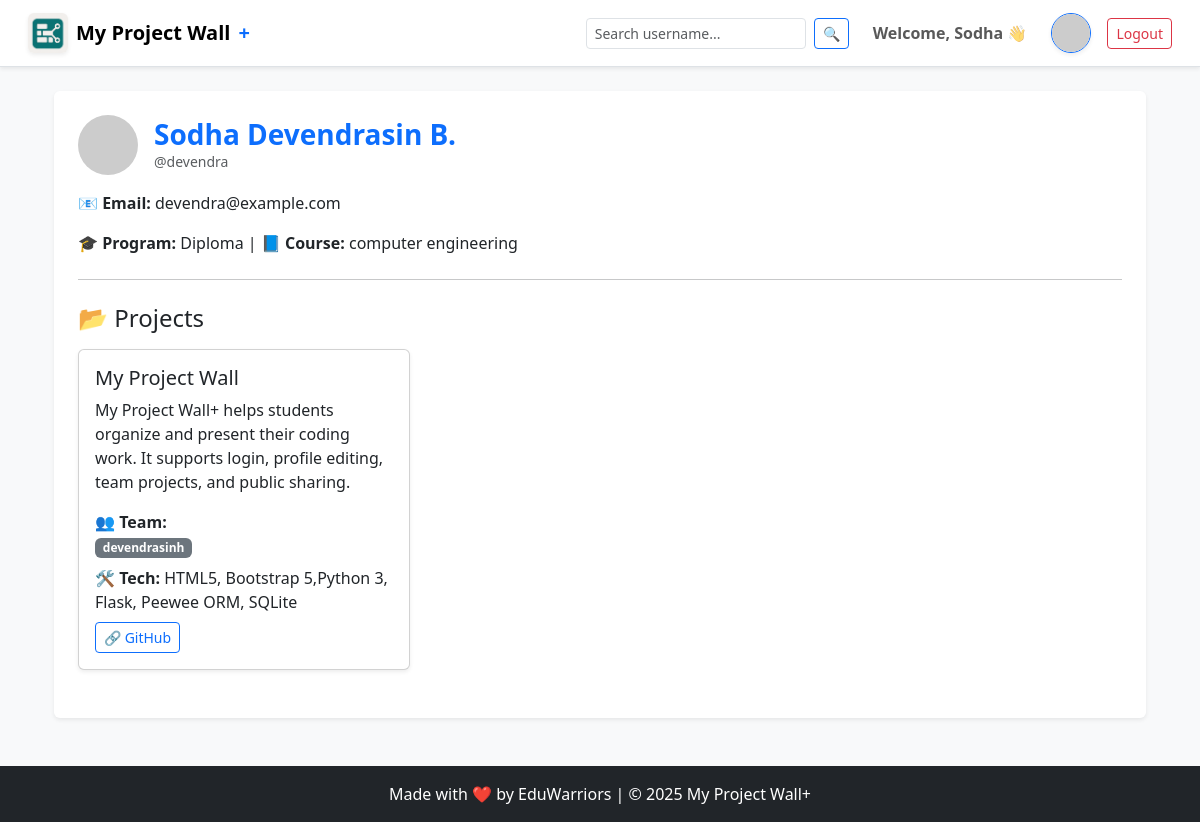
Page /user/devendra (signed in) on the committed database.
### models.py (models this page shows)
class BaseModel(Model):
    class Meta:
        database = db

class User(BaseModel, UserMixin):
    name = CharField()
    email = CharField(unique=True)
    username = CharField(unique=True)
    password = CharField()
    dob = CharField(null=True)              # Date of Birth
    program = CharField()                   # Diploma / Degree
    course = CharField()                    # Course name
    avatar_url = CharField()                # DiceBear avatar URL

class Project(BaseModel):
    title = CharField()
    description = TextField()
    github_url = CharField(null=True)
    tech_stack = CharField(null=True)
    team_members = CharField(null=True, default="")  # Comma-separated
    is_favorite = BooleanField(default=False)
    user = ForeignKeyField(User, backref='projects')

### operations.py (the view)
@ops_bp.route('/user/<username>')
def public_profile(username):
    user = User.get_or_none(User.username == username)
    if not user:
        return "User not found", 404
    projects = Project.select().where(Project.user == user)
    return render_template('public_profile.html', user=user, projects=projects)

### main.py (called while the page is built)
@login_manager.user_loader
def load_user(user_id):
    return User.get_or_none(User.id == int(user_id))

### templates/public_profile.html (shortened to what this page needs)
{% extends "base.html" %}
{% block content %}
<div class="container mt-4">
  <div class="bg-white p-4 rounded shadow-sm">
    <div class="d-flex align-items-center mb-3">
      <img src="{{ user.avatar_url }}" alt="Avatar" class="me-3" style="width: 60px; height: 60px; border-radius: 50%; object-fit: cover;">
      <div>
        <h3 class="fw-bold text-primary mb-0">{{ user.name }}</h3>
        <p class="text-muted small mb-0">@{{ user.username }}</p>
      </div>
    </div>
    <p><strong>📧 Email:</strong> {{ user.email }}</p>
    <p><strong>🎓 Program:</strong> {{ user.program }} | <strong>📘 Course:</strong> {{ user.course }}</p>
    <hr class="my-4">
    <h4 class="mb-3">📂 Projects</h4>
    {% if projects %}
      <div class="row">
        {% for project in projects %}
          <div class="col-md-4 mb-4">
            <div class="card h-100 shadow-sm">
              <div class="card-body">
                <h5 class="card-title">{{ project.title }}</h5>
                <p class="card-text">{{ project.description }}</p>
                {% if project.team_members %}
                  <p class="mb-2"><strong>👥 Team:</strong><br>
                    {% for member in project.team_members.split(',') %}
                      <span class="badge bg-secondary me-1">{{ member.strip() }}</span>
                    {% endfor %}
                  </p>
                {% endif %}
                {% if project.tech_stack %}
                  <p class="mb-2"><strong>🛠️ Tech:</strong> {{ project.tech_stack }}</p>
                {% endif %}
                {% if project.github_url %}
                  <a href="{{ project.github_url }}" target="_blank" class="btn btn-sm btn-outline-primary">🔗 GitHub</a>
                {% endif %}
              </div>
            </div>
          </div>
        {% endfor %}
      </div>
    {% else %}
      <div class="alert alert-info">This user hasn't added any projects yet.</div>
    {% endif %}
  </div>
</div>
{% endblock %}

### templates/base.html (shortened to what this page needs)
<!DOCTYPE html>
<html lang="en">
<head>
  <link href="https://cdn.jsdelivr.net/npm/bootstrap@5.3.3/dist/css/bootstrap.min.css" rel="stylesheet">
  <link rel="stylesheet" href="https://cdnjs.cloudflare.com/ajax/libs/animate.css/4.1.1/animate.min.css"/>
</head>
<body class="bg-light">
  <nav class="navbar navbar-expand-lg navbar-light bg-white border-bottom shadow-sm sticky-top px-3">
    <div class="container-fluid">
      <a class="navbar-brand fw-bold d-flex align-items-center gap-2" href="/">
        <img src="{{ url_for('static', filename='MPW_logo_only.png') }}" alt="Logo" width="40" height="40" class="rounded shadow-sm">
        My Project Wall<span class="text-primary">+</span>
      </a>
      <div class="collapse navbar-collapse justify-content-end" id="mainNavbar">
        <form method="GET" action="/user-search" class="d-flex me-3">
          <input type="text" name="username" class="form-control form-control-sm me-2" placeholder="Search username..." required>
          <button class="btn btn-outline-primary btn-sm" type="submit">🔍</button>
        </form>
        <ul class="navbar-nav align-items-center">
          {% if current_user.is_authenticated and request.path != '/' %}
            <li class="nav-item me-3">
              <span class="nav-link fw-semibold">Welcome, {{ current_user.name.split(' ')[0] }} 👋</span>
            </li>
            <li class="nav-item me-3">
              <a href="/profile" title="Edit Profile">
                <img src="{{ current_user.avatar_url }}" alt="Profile" class="avatar-img border border-primary shadow-sm">
              </a>
            </li>
            <li class="nav-item">
              <a class="btn btn-outline-danger btn-sm" href="/logout">Logout</a>
            </li>
          {% else %}
            <li class="nav-item">
              <a href="/signup" class="btn btn-success btn-sm me-2">Sign Up</a>
              <a href="/login" class="btn btn-outline-primary btn-sm">Login</a>
            </li>
          {% endif %}
        </ul>
      </div>
    </div>
  </nav>
  <div class="container mt-4 animate__animated animate__fadeIn">
    {% block content %}{% endblock %}
  </div>
  {% if show_footer %}
    <footer class="bg-dark text-light mt-5 pt-4 pb-3">
      <div class="container">
        <div class="row">
          <div class="col-12 col-md-4 mb-4">
            <h5 class="text-white fw-semibold mb-3">About <span class="text-primary">My Project Wall+</span></h5>
            <p class="text-white small">Built with ❤️ by <strong>EduWarriors</strong> for smart student project management.</p>
            <p class="text-white small">MIT Licensed • Version <strong class="text-info">v1.0.0</strong></p>
          </div>
          <div class="col-6 col-md-4 mb-4">
            <h5>Links</h5>
            <ul class="list-unstyled small">
              <li><a href="/" class="text-decoration-none text-light">🏠 Home</a></li>
              <li><a href="/docs" class="text-decoration-none text-light">📘 Docs</a></li>
              <li><a href="/examples" class="text-decoration-none text-light">🧩 Examples</a></li>
              <li><a href="/themes" class="text-decoration-none text-light">🎨 Themes</a></li>
              <li><a href="/blog" class="text-decoration-none text-light">📝 Blog</a></li>
            </ul>
          </div>
          <div class="col-6 col-md-4 mb-4">
            <h5>Community</h5>
            <ul class="list-unstyled small">
              <li><a href="/get-started" class="text-decoration-none text-light">🚀 Getting Started</a></li>
              <li><a href="/starter" class="text-decoration-none text-light">🔧 Starter Template</a></li>
              <li><a href="/community" class="text-decoration-none text-light">👥 Community</a></li>
              <li><a href="https://github.com/Devendra0014/my_project_wall" class="text-decoration-none text-light" target="_blank">💬 GitHub</a></li>
            </ul>
          </div>
        </div>
        <hr class="bg-light">
        <p class="text-center text-white small mb-0">Made with ❤️ by EduWarriors | &copy; 2025 My Project Wall+</p>
      </div>
    </footer>
  {% else %}
    <footer class="bg-dark text-white text-center py-3 mt-5">
      <div class="container">
        Made with ❤️ by EduWarriors | &copy; 2025 My Project Wall+
      </div>
    </footer>
  {% endif %}
</body>
</html>

### templates/base.html (style rules this page uses)
.avatar-img { width: 40px; height: 40px; border-radius: 50%; object-fit: cover; }
.sticky-top { z-index: 1020; }

### rows in the picture
User: name "Sodha", name "Sodha Devendrasin B.", username "devendra", email "devendra@example.com", program "Diploma", course "computer engineering"
Project: title "My Project Wall", description "My Project Wall+ helps students organize and present their coding work. It supports login, profile editing, team projects, and public sharing.", strip "devendrasinh", tech_stack "HTML5, Bootstrap 5,Python 3, Flask, Peewee ORM, SQLite"
